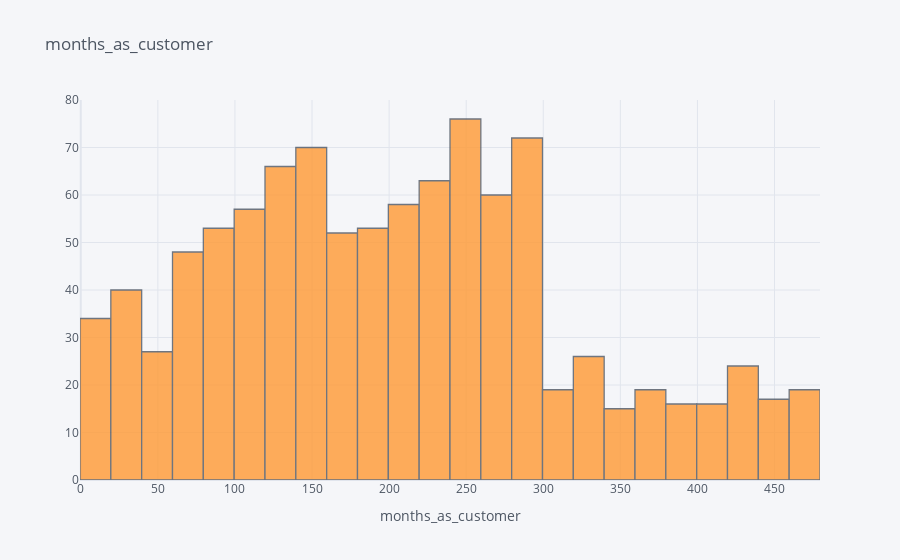
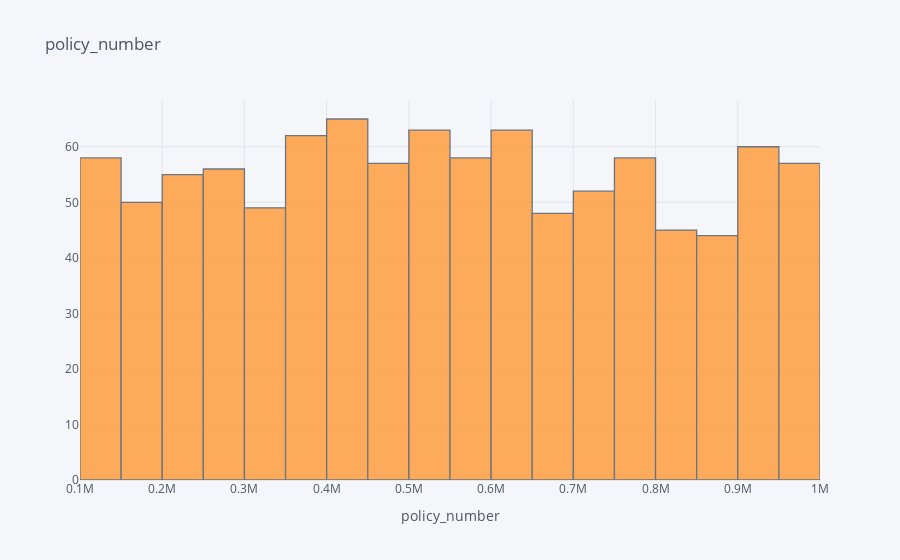
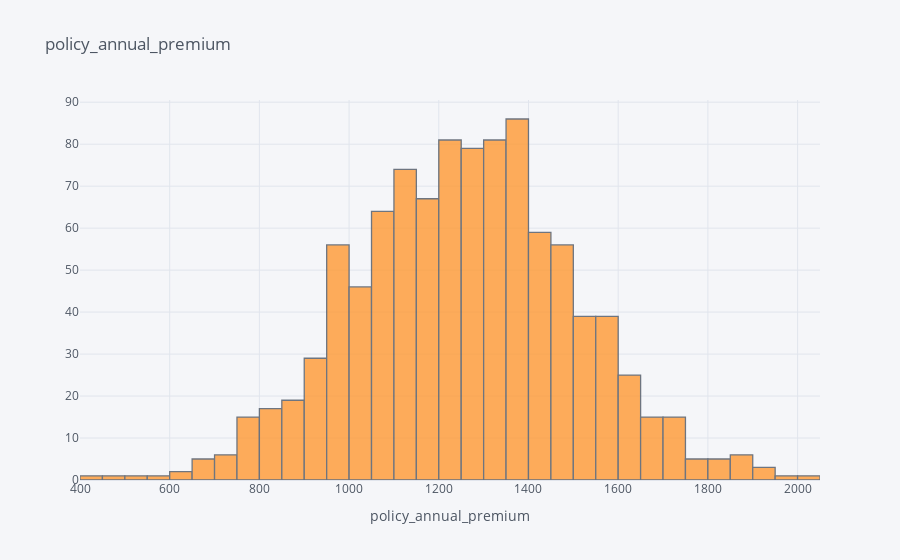
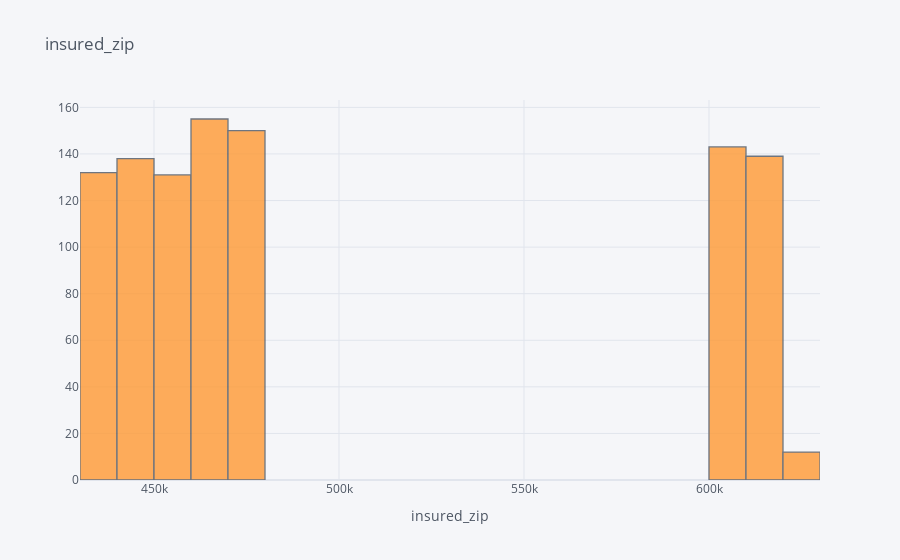

Here is the notebook cell these charts were saved with, in order:
### Code cell
for c in numeric_columns:
    data[c].iplot(kind='hist',title=c,xTitle=c)
    plt.show()

### Figure 1 — Plotly figure (JSON) as saved in the notebook; plotly's stock layout.template omitted (floating-point values rounded to 4 significant figures; data arrays with more than 128 entries replaced by an {"elided": "..."} marker saying what was removed)
{"data": [{"histfunc": "count", "histnorm": "", "marker": {"color": "rgba(255, 153, 51, 1.0)", "line": {"color": "#4D5663", "width": 1.3}}, "name": "months_as_customer", "opacity": 0.8, "orientation": "v", "type": "histogram", "x": {"elided": "1000 int values"}}], "layout": {"barmode": "overlay", "legend": {"bgcolor": "#F5F6F9", "font": {"color": "#4D5663"}}, "paper_bgcolor": "#F5F6F9", "plot_bgcolor": "#F5F6F9", "title": {"font": {"color": "#4D5663"}, "text": "months_as_customer"}, "xaxis": {"gridcolor": "#E1E5ED", "showgrid": true, "tickfont": {"color": "#4D5663"}, "title": {"font": {"color": "#4D5663"}, "text": "months_as_customer"}, "zerolinecolor": "#E1E5ED"}, "yaxis": {"gridcolor": "#E1E5ED", "showgrid": true, "tickfont": {"color": "#4D5663"}, "title": {"font": {"color": "#4D5663"}, "text": ""}, "zerolinecolor": "#E1E5ED"}}}

### Figure 2 — Plotly figure (JSON) as saved in the notebook; plotly's stock layout.template omitted (floating-point values rounded to 4 significant figures; data arrays with more than 128 entries replaced by an {"elided": "..."} marker saying what was removed)
{"data": [{"histfunc": "count", "histnorm": "", "marker": {"color": "rgba(255, 153, 51, 1.0)", "line": {"color": "#4D5663", "width": 1.3}}, "name": "policy_number", "opacity": 0.8, "orientation": "v", "type": "histogram", "x": {"elided": "1000 int values"}}], "layout": {"barmode": "overlay", "legend": {"bgcolor": "#F5F6F9", "font": {"color": "#4D5663"}}, "paper_bgcolor": "#F5F6F9", "plot_bgcolor": "#F5F6F9", "title": {"font": {"color": "#4D5663"}, "text": "policy_number"}, "xaxis": {"gridcolor": "#E1E5ED", "showgrid": true, "tickfont": {"color": "#4D5663"}, "title": {"font": {"color": "#4D5663"}, "text": "policy_number"}, "zerolinecolor": "#E1E5ED"}, "yaxis": {"gridcolor": "#E1E5ED", "showgrid": true, "tickfont": {"color": "#4D5663"}, "title": {"font": {"color": "#4D5663"}, "text": ""}, "zerolinecolor": "#E1E5ED"}}}

### Figure 3 — Plotly figure (JSON) as saved in the notebook; plotly's stock layout.template omitted (floating-point values rounded to 4 significant figures; data arrays with more than 128 entries replaced by an {"elided": "..."} marker saying what was removed)
{"data": [{"histfunc": "count", "histnorm": "", "marker": {"color": "rgba(255, 153, 51, 1.0)", "line": {"color": "#4D5663", "width": 1.3}}, "name": "policy_annual_premium", "opacity": 0.8, "orientation": "v", "type": "histogram", "x": {"elided": "1000 float values"}}], "layout": {"barmode": "overlay", "legend": {"bgcolor": "#F5F6F9", "font": {"color": "#4D5663"}}, "paper_bgcolor": "#F5F6F9", "plot_bgcolor": "#F5F6F9", "title": {"font": {"color": "#4D5663"}, "text": "policy_annual_premium"}, "xaxis": {"gridcolor": "#E1E5ED", "showgrid": true, "tickfont": {"color": "#4D5663"}, "title": {"font": {"color": "#4D5663"}, "text": "policy_annual_premium"}, "zerolinecolor": "#E1E5ED"}, "yaxis": {"gridcolor": "#E1E5ED", "showgrid": true, "tickfont": {"color": "#4D5663"}, "title": {"font": {"color": "#4D5663"}, "text": ""}, "zerolinecolor": "#E1E5ED"}}}

### Figure 4 — Plotly figure (JSON) as saved in the notebook; plotly's stock layout.template omitted (floating-point values rounded to 4 significant figures; data arrays with more than 128 entries replaced by an {"elided": "..."} marker saying what was removed)
{"data": [{"histfunc": "count", "histnorm": "", "marker": {"color": "rgba(255, 153, 51, 1.0)", "line": {"color": "#4D5663", "width": 1.3}}, "name": "insured_zip", "opacity": 0.8, "orientation": "v", "type": "histogram", "x": {"elided": "1000 int values"}}], "layout": {"barmode": "overlay", "legend": {"bgcolor": "#F5F6F9", "font": {"color": "#4D5663"}}, "paper_bgcolor": "#F5F6F9", "plot_bgcolor": "#F5F6F9", "title": {"font": {"color": "#4D5663"}, "text": "insured_zip"}, "xaxis": {"gridcolor": "#E1E5ED", "showgrid": true, "tickfont": {"color": "#4D5663"}, "title": {"font": {"color": "#4D5663"}, "text": "insured_zip"}, "zerolinecolor": "#E1E5ED"}, "yaxis": {"gridcolor": "#E1E5ED", "showgrid": true, "tickfont": {"color": "#4D5663"}, "title": {"font": {"color": "#4D5663"}, "text": ""}, "zerolinecolor": "#E1E5ED"}}}
